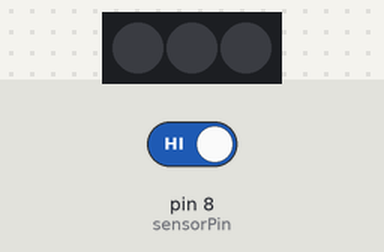
The sketch below on a simulated Arduino Uno, built with avr-gcc and run on an emulated ATmega328P. On the bench: 3 RGB LEDs in strip order, left to right. The inputs (shaded band) are chosen by the test bench; at power-on: pin 8 (sensorPin) HIGH. Dim RGB values are drawn brighter than linear.

Above: at 1.2 s.
1.3 s: pin 8 (sensorPin) driven LOW
At 1.9 s:
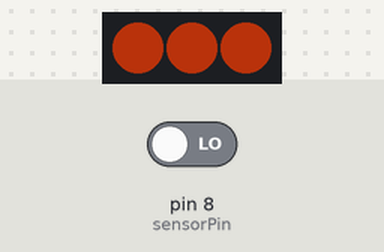
2.8 s: pin 8 (sensorPin) driven HIGH
At 2.95 s:
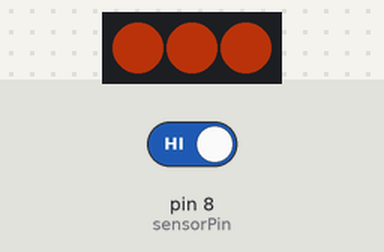
Timing chart, 0 to 11.8 s (numbered marks = the images above; inputs shaded):
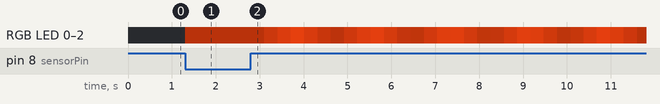

The sketch:

DragonEgg_Pulse.ino
```cpp
/////////////////SINGLE COLOR PULSING//////////////////////////////////////

///////////////////////////////////////////////////////////////////////////
//////////The following segment sets up all the technical stuff////////////
///You shouldn't change these lines unless you're a well trained wizard!///
///////////////////////////////////////////////////////////////////////////

#include <Adafruit_NeoPixel.h>

// Which pin are the LEDs getting data from?
#define PIN            7

// How many LEDs are attached to the Controller?
#define NUMPIXELS      3

// Setup the NeoPixel library with the number of pixels, pin and type of pixel
Adafruit_NeoPixel pixels = Adafruit_NeoPixel(NUMPIXELS, PIN, NEO_GRB + NEO_KHZ800);

int sensorPin = 8;         // Which pin is the sensor outputting data to?

int currentState = LOW;      // the current currentState of the output pin
int sensorReading;           // the current reading from the input pin
int PreviousState = HIGH;    // the PreviousState reading from the input pin

// Variables used for debouncing
long time = 0;         // the last time the output pin was toggled
long debounce = 200;   // delay between readings

void setup()
{
  Serial.begin(9600);
  pinMode(sensorPin, INPUT_PULLUP);

  //Initialise the NeoPixel
  pixels.begin(); // This initializes the NeoPixel library.

}


//////////////////////////////////////////////////////////////////
///////OK, with that out of the way, let's see what's next.///////
//////////////////////////////////////////////////////////////////
///This following line lets you change the color of your light.///
//////////////////////////////////////////////////////////////////

//Set the pixel colour
int r = 180, g = 50, b = 12;

//////////////////////////////////////////////////////////////////////////////////////
////////The following segment, once again, just deals with the technical stuff////////
//////////////////////////////////////////////////////////////////////////////////////
uint32_t chosencolor = pixels.Color(r, g, b);


void loop()
{

  sensorReading = digitalRead(sensorPin); //Get a reading from the sensor

  // if the input changed from HIGH to LOW and we've waited long enough
  // for debouncing, toggle the output pin and record the current time
  if (sensorReading == LOW && PreviousState == HIGH && millis() - time > debounce) {
    if (currentState == HIGH)
      currentState = LOW;
    else
      currentState = HIGH;

    time = millis();
  }

  PreviousState = sensorReading;

  if (currentState == HIGH) {


    pulse();

  }

  if (currentState == LOW) {

    for (int i = 0; i < NUMPIXELS; i++) {
      pixels.setPixelColor(i, pixels.Color(0, 0, 0)); // Turn pixels off.
      pixels.show(); // Show the selected colour on the pixel
    }
  }
}

void pulse() {

  FadeInOut(r, g, b);


}


void setPixel(int Pixel, byte red, byte green, byte blue) {
  pixels.setPixelColor(Pixel, pixels.Color(red, green, blue));
}

void setAll(byte red, byte green, byte blue) {
  for (int i = 0; i < NUMPIXELS; i++ ) {
    setPixel(i, red, green, blue);
  }
  pixels.show();
}

void FadeInOut(byte red, byte green, byte blue) {
  float r, g, b;

  sensorReading = digitalRead(sensorPin);

  if (sensorReading == LOW && PreviousState == HIGH) {
    if (currentState == HIGH) {
      currentState = LOW;
    } else {
      currentState = HIGH;
    }
  }

  for (int k = 100; k < 256; k = k + 1) {
    r = (k / 256.0) * red;
    g = (k / 256.0) * green;
    b = (k / 256.0) * blue;
    setAll(r, g, b);
    pixels.show();

    int  check = digitalRead(sensorPin);

    delay(5);
    if (check == LOW) {
      //   currentState = !currentState;
      return;
    }
  }

  for (int k = 255; k >= 100; k = k - 1) {
    r = (k / 256.0) * red;
    g = (k / 256.0) * green;
    b = (k / 256.0) * blue;
    setAll(r, g, b);
    pixels.show();

    int check = digitalRead(sensorPin);

    delay(5);
    if (check == LOW) {
      //   currentState = !currentState;
      return;
    }
  }
}
```

Measured:
- after the input at 1.3 s, RGB LED 0–2: off → RGB(70, 19, 4) at once
- after the input at 2.8 s, RGB LED 0–2: RGB(70, 19, 4) → RGB(71, 19, 4) at once, → RGB(108, 30, 7) 0.30 s later, → RGB(145, 40, 9) 0.30 s later, → RGB(176, 49, 11) 0.30 s later, … (30 changes in this stretch)
